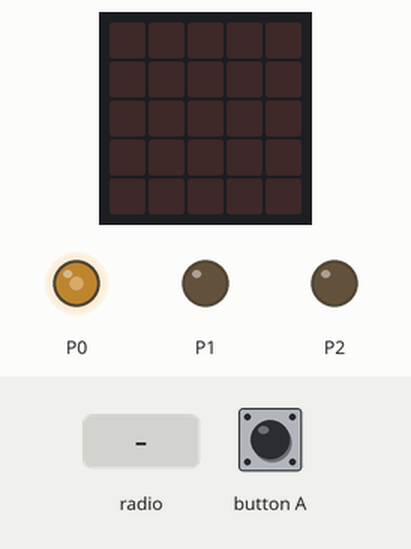
Simulated run of this program. Board: BBC micro:bit (MakeCode). On the bench: the board's 5×5 LED display, output pins drawn as LEDs (lit = HIGH). Inputs (shaded band) come from the test bench.

Above: at 1.2 s.
1.3 s: radio message "A" arrives
At 2.5 s:
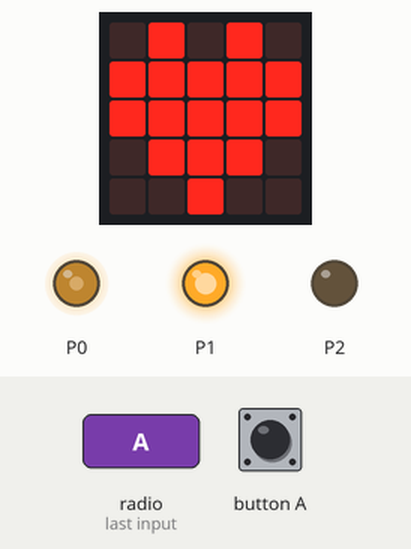
4.3 s: button A pressed for 0.15 s
At 6.7 s:
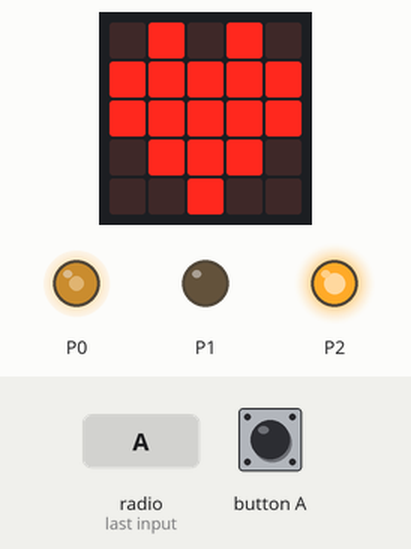
7.4 s: button A pressed 5 times (0.12 s each, 0.3 s apart)
At 9.6 s:
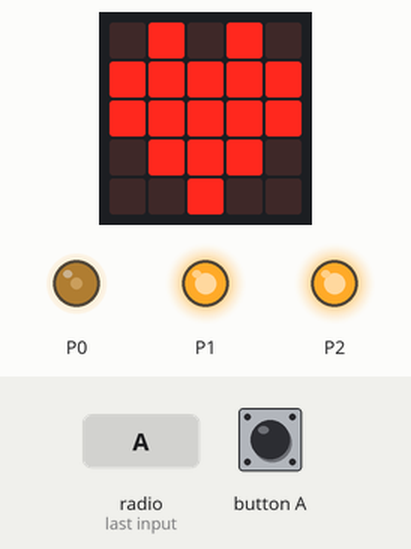
11.4 s: button A pressed 2 times (0.12 s each, 0.3 s apart)
At 12.5 s:
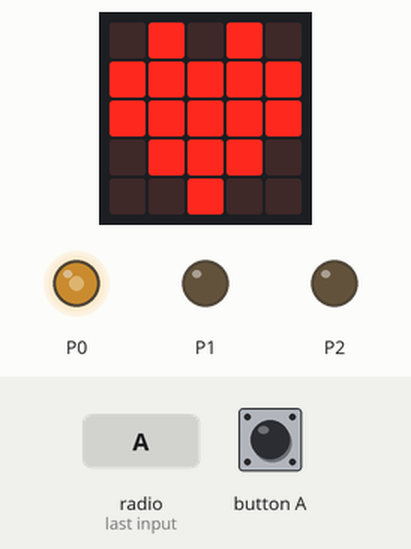
Timing chart, 0 to 14.5 s (numbered marks = the images above; inputs shaded):
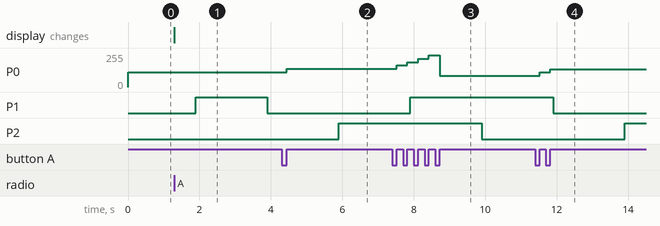

The program:

main.ts
```typescript
input.onButtonPressed(Button.A, function () {
    speed = speed + 100
    if (speed > 1000) {
        speed = 338
    }
    pins.analogWritePin(AnalogPin.P0, speed)
})
radio.onReceivedString(function (receivedString) {
    if (receivedString == "A") {
        basic.showIcon(IconNames.Heart)
        Start = 1
    } else {
        basic.showIcon(IconNames.SmallHeart)
        Start = 0
    }
})
let speed = 0
let Start = 0
radio.setGroup(1)
Start = 0
speed = 450
pins.analogWritePin(AnalogPin.P0, speed)
basic.forever(function () {
    while (Start == 1) {
        pins.digitalWritePin(DigitalPin.P1, 1)
        pins.digitalWritePin(DigitalPin.P2, 0)
        basic.pause(2000)
        pins.digitalWritePin(DigitalPin.P1, 0)
        pins.digitalWritePin(DigitalPin.P2, 0)
        basic.pause(2000)
        pins.digitalWritePin(DigitalPin.P1, 0)
        pins.digitalWritePin(DigitalPin.P2, 1)
        basic.pause(2000)
        pins.digitalWritePin(DigitalPin.P1, 1)
        pins.digitalWritePin(DigitalPin.P2, 1)
        basic.pause(2000)
    }
})
```

test.ts
```typescript
// テストはここに来ます。このパッケージが拡張機能として使用されるときにはコンパイルされません。
```

Measured:
- after the input at 1.3 s, P1: LOW → HIGH after 0.60 s, → LOW 2.0 s later; the display: changes at once (image 1)
- after the input at 4.3 s, P0: 112/255 → 137/255 after 0.15 s
- after the input at 7.4 s, P0: 137/255 → 162/255 after 0.12 s, → 187/255 0.30 s later, → 212/255 0.30 s later, → 237/255 0.30 s later, … (5 changes in this stretch)
- after the input at 11.4 s, P0: 84/255 → 109/255 after 0.12 s, → 134/255 0.30 s later
